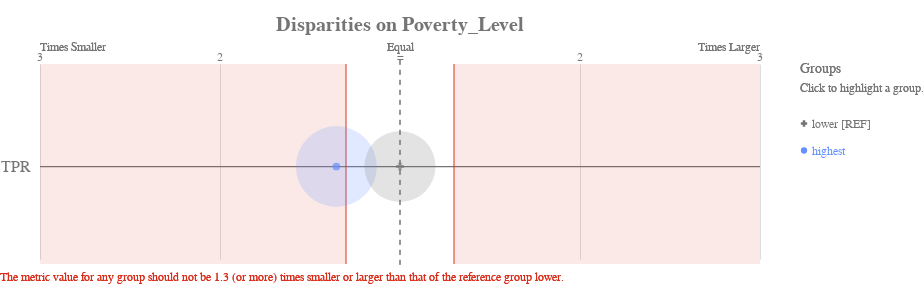

Here is the notebook cell this chart was saved with:
### Code cell
ap.disparity(bdf_2, metrics, 'poverty_level', fairness_threshold = 1.3)

### Figure 1 — Vega-Lite specification as saved in the notebook (floating-point values rounded to 4 significant figures)
{"config": {"view": {"continuousWidth": 400, "continuousHeight": 300, "strokeWidth": 0}, "axisLeft": {"labelColor": "rgb(117,117,117)", "labelFont": "Arial", "labelFontSize": 16}, "title": {"align": "center", "baseline": "middle", "color": "rgb(117,117,117)", "font": "Arial", "fontSize": 20, "fontWeight": "bold"}}, "layer": [{"data": {"name": "data-1f2af75cfead9a3854ee453922b4eaab"}, "mark": {"type": "rule", "stroke": "rgb(117,117,117)", "strokeWidth": 1.25, "tooltip": ""}, "encoding": {"x": {"type": "quantitative", "field": "x", "scale": {"domain": [-2, 2], "range": [40.0, 760.0]}}, "x2": {"field": "x2"}, "y": {"type": "nominal", "axis": {"domain": false, "labelAngle": 0, "labelPadding": -30, "orient": "left", "ticks": false, "title": ""}, "field": "metric", "scale": {"domain": ["TPR"], "range": [30, 225.0]}}}}, {"data": {"name": "data-79dd248bdaa0ea02c535240e8ad022c8"}, "mark": {"type": "rule", "stroke": "rgb(117,117,117)", "strokeDash": [5, 5], "strokeWidth": 1}, "encoding": {"tooltip": {"value": "lower [REF]"}, "x": {"value": 400.0}, "y": {"value": 20.83}, "y2": {"value": 229.2}}}, {"data": {"name": "data-c233327f4cd9b4c2df31bf8015c83e4a"}, "mark": {"type": "text", "align": "center", "color": "rgb(117,117,117)", "font": "Arial", "fontSize": 12, "fontWeight": "normal", "tooltip": ""}, "encoding": {"text": {"type": "nominal", "field": "label"}, "x": {"type": "quantitative", "field": "value", "scale": {"domain": [-2, 2], "range": [40.0, 760.0]}}, "y": {"value": 17.5}}}, {"layer": [{"mark": {"type": "text", "align": "left", "fill": "rgb(117,117,117)", "font": "Arial", "fontSize": 12, "fontWeight": "normal", "tooltip": ""}, "encoding": {"text": {"value": "Times Smaller"}, "x": {"value": 40.0}, "y": {"value": 7.5}}}, {"mark": {"type": "text", "align": "right", "fill": "rgb(117,117,117)", "font": "Arial", "fontSize": 12, "fontWeight": "normal", "tooltip": ""}, "encoding": {"text": {"value": "Times Larger"}, "x": {"value": 760.0}, "y": {"value": 7.5}}}, {"mark": {"type": "text", "align": "center", "fill": "rgb(117,117,117)", "font": "Arial", "fontSize": 12, "fontWeight": "normal", "tooltip": ""}, "encoding": {"text": {"value": "Equal"}, "x": {"value": 400.0}, "y": {"value": 7.5}}}], "data": {"name": "data-79dd248bdaa0ea02c535240e8ad022c8"}}, {"layer": [{"mark": {"type": "rule", "opacity": 0.8, "stroke": "rgb(217, 46, 28)", "strokeWidth": 1.25, "tooltip": ""}, "encoding": {"x": {"type": "quantitative", "field": "min", "scale": {"domain": [-2, 2], "range": [40.0, 760.0]}}, "y": {"value": 25.0}, "y2": {"value": 225.0}}}, {"mark": {"type": "rule", "opacity": 0.8, "stroke": "rgb(217, 46, 28)", "strokeWidth": 1.25, "tooltip": ""}, "encoding": {"x": {"type": "quantitative", "field": "max", "scale": {"domain": [-2, 2], "range": [40.0, 760.0]}}, "y": {"value": 25.0}, "y2": {"value": 225.0}}}, {"layer": [{"mark": {"type": "rect", "fill": "rgb(217, 46, 28)", "opacity": 0.1, "tooltip": ""}, "encoding": {"x": {"type": "quantitative", "field": "min", "scale": {"domain": [-2, 2], "range": [40.0, 760.0]}}, "x2": {"field": "lower_end"}, "y": {"value": 25.0}, "y2": {"value": 225.0}}}, {"mark": {"type": "rect", "fill": "rgb(217, 46, 28)", "opacity": 0.1, "tooltip": ""}, "encoding": {"x": {"type": "quantitative", "field": "max", "scale": {"domain": [-2, 2], "range": [40.0, 760.0]}}, "x2": {"field": "upper_end"}, "y": {"value": 25.0}, "y2": {"value": 225.0}}}]}, {"data": {"name": "data-79dd248bdaa0ea02c535240e8ad022c8"}, "mark": {"type": "text", "align": "left", "baseline": "top", "fill": "rgb(217, 46, 28)", "font": "Arial", "fontSize": 12, "fontWeight": "normal", "tooltip": ""}, "encoding": {"text": {"value": "The metric value for any group should not be 1.3 (or more) times smaller or larger than that of the reference group lower."}, "x": {"value": 0}, "y": {"value": 233.3}}}], "data": {"name": "data-68125cfc4fc9557defd07e8d14c561c8"}}, {"layer": [{"mark": "circle"}, {"data": {"name": "data-8dcda9ae6da0adbe9dd863d215fdbfe9"}, "mark": {"type": "circle", "opacity": 0.2}, "encoding": {"color": {"condition": {"type": "nominal", "field": "attribute_value", "legend": null, "scale": {"domain": ["lower", "highest"], "range": ["rgb(117,117,117)", "rgb(100, 143, 255)", "rgb(254, 97, 0)", "rgb(220, 38, 127)", "rgb(255, 176, 0)", "rgb(120, 94, 240)"]}, "selection": "selector141"}, "value": "rgb(224,224,224)"}, "size": {"type": "quantitative", "field": "group_size", "legend": null, "scale": {"domain": [0, 11970.0], "range": [0, 7854.0]}}, "tooltip": [{"type": "nominal", "field": "attribute_value", "title": "Group"}, {"type": "nominal", "field": "tooltip_group_size", "title": "Group Size"}, {"type": "nominal", "field": "tooltip_disparity_explanation_tpr", "title": "Disparity"}, {"type": "quantitative", "field": "tpr", "format": ".2f", "title": "TPR"}], "x": {"type": "quantitative", "axis": {"domain": false, "labels": false, "ticks": false, "title": null, "values": [1, 2, -2, -1]}, "field": "tpr_disparity_scaled", "scale": {"domain": [-2, 2], "range": [40.0, 760.0]}}, "y": {"type": "nominal", "axis": {"domain": false, "grid": false, "labels": false, "ticks": false, "title": " "}, "field": "metric_variable", "scale": {"domain": ["TPR"], "range": [30, 225.0]}}}, "selection": {"selector143": {"type": "multi", "empty": "all", "fields": ["attribute_value"]}}, "transform": [{"calculate": "'TPR'", "as": "metric_variable"}]}, {"layer": [{"mark": "point"}, {"data": {"name": "data-8dcda9ae6da0adbe9dd863d215fdbfe9"}, "mark": {"type": "point", "filled": true, "size": 60}, "encoding": {"color": {"condition": {"type": "nominal", "field": "attribute_value", "legend": null, "scale": {"domain": ["lower", "highest"], "range": ["rgb(117,117,117)", "rgb(100, 143, 255)", "rgb(254, 97, 0)", "rgb(220, 38, 127)", "rgb(255, 176, 0)", "rgb(120, 94, 240)"]}, "selection": "selector141"}, "value": "rgb(224,224,224)"}, "shape": {"type": "nominal", "field": "attribute_value", "legend": null, "scale": {"domain": ["lower", "highest"], "range": ["cross", "circle"]}}, "tooltip": [{"type": "nominal", "field": "attribute_value", "title": "Group"}, {"type": "nominal", "field": "tooltip_group_size", "title": "Group Size"}, {"type": "nominal", "field": "tooltip_disparity_explanation_tpr", "title": "Disparity"}, {"type": "quantitative", "field": "tpr", "format": ".2f", "title": "TPR"}], "x": {"type": "quantitative", "axis": {"domain": false, "labels": false, "ticks": false, "title": null, "values": [1, 2, -2, -1]}, "field": "tpr_disparity_scaled", "scale": {"domain": [-2, 2], "range": [40.0, 760.0]}}, "y": {"type": "nominal", "axis": {"domain": false, "grid": false, "labels": false, "ticks": false, "title": " "}, "field": "metric_variable", "scale": {"domain": ["TPR"], "range": [30, 225.0]}}}, "selection": {"selector142": {"type": "multi", "empty": "all", "fields": ["attribute_value"]}}, "transform": [{"calculate": "'TPR'", "as": "metric_variable"}]}]}]}, {"layer": [{"mark": {"type": "point", "filled": true, "opacity": 1, "size": 39.48}, "encoding": {"color": {"condition": {"type": "nominal", "field": "attribute_value", "legend": null, "scale": {"domain": ["lower", "highest"], "range": ["rgb(117,117,117)", "rgb(100, 143, 255)", "rgb(254, 97, 0)", "rgb(220, 38, 127)", "rgb(255, 176, 0)", "rgb(120, 94, 240)"]}, "selection": "selector141"}, "value": "rgb(224,224,224)"}, "shape": {"type": "nominal", "field": "attribute_value", "legend": null, "scale": {"domain": ["lower", "highest"], "range": ["cross", "circle"]}}, "x": {"value": 804}, "y": {"type": "nominal", "axis": {"domain": false, "grid": false, "labels": false, "ticks": false, "title": " "}, "field": "attribute_value", "scale": {"domain": ["lower", "highest"], "range": [71, 125]}}}, "selection": {"selector141": {"type": "multi", "empty": "all", "fields": ["attribute_value"]}}}, {"mark": {"type": "text", "align": "left", "baseline": "middle", "font": "Arial", "fontSize": 12, "fontWeight": "normal"}, "encoding": {"color": {"condition": {"type": "nominal", "field": "attribute_value", "legend": null, "scale": {"domain": ["lower", "highest"], "range": ["rgb(117,117,117)", "rgb(100, 143, 255)", "rgb(254, 97, 0)", "rgb(220, 38, 127)", "rgb(255, 176, 0)", "rgb(120, 94, 240)"]}, "selection": "selector141"}, "value": "rgb(224,224,224)"}, "text": {"type": "nominal", "field": "label"}, "x": {"value": 812}, "y": {"type": "nominal", "axis": {"domain": false, "grid": false, "labels": false, "ticks": false, "title": " "}, "field": "attribute_value", "scale": {"domain": ["lower", "highest"], "range": [71, 125]}}}, "selection": {"selector144": {"type": "multi", "empty": "all", "fields": ["attribute_value"]}}}, {"data": {"name": "data-79dd248bdaa0ea02c535240e8ad022c8"}, "mark": {"type": "text", "align": "left", "baseline": "middle", "color": "rgb(117,117,117)", "font": "Arial", "fontSize": 12, "fontWeight": "normal"}, "encoding": {"text": {"value": "Click to highlight a group."}, "x": {"value": 800}, "y": {"value": 49}}}, {"data": {"name": "data-79dd248bdaa0ea02c535240e8ad022c8"}, "mark": {"type": "text", "align": "left", "baseline": "middle", "color": "rgb(117,117,117)", "font": "Arial", "fontSize": 14, "fontWeight": "normal"}, "encoding": {"text": {"value": "Groups"}, "x": {"value": 800}, "y": {"value": 30}}}], "data": {"name": "data-a5ebce136adcce28635ff1807ca7d132"}}], "height": 250, "padding": {"top": 15, "bottom": 10}, "resolve": {"scale": {"size": "independent", "y": "independent"}}, "title": "Disparities on Poverty_Level", "width": 800, "$schema": "https://vega.github.io/schema/vega-lite/v4.8.1.json", "datasets": {"data-1f2af75cfead9a3854ee453922b4eaab": [{"metric": "TPR", "x": -2, "x2": 2}], "data-79dd248bdaa0ea02c535240e8ad022c8": [{"a": 1, "b": 0}, {"a": 1, "b": 0}], "data-c233327f4cd9b4c2df31bf8015c83e4a": [{"value": 1, "label": 2}, {"value": 2, "label": 3}, {"value": -2, "label": 3}, {"value": -1, "label": 2}, {"value": 0, "label": "="}], "data-68125cfc4fc9557defd07e8d14c561c8": [{"min": -0.3, "max": 0.3, "lower_end": -2, "upper_end": 2}], "data-8dcda9ae6da0adbe9dd863d215fdbfe9": [{"attribute_name": "poverty_level", "attribute_value": "highest", "group_size": 9973, "total_entities": 17677, "tpr": 0.08066, "tpr_disparity": 0.7388, "tpr_disparity_scaled": -0.3535, "tooltip_group_size": "9,973 (56.42%)", "tooltip_disparity_explanation_tpr": "1.35 times smaller TPR than the reference group"}, {"attribute_name": "poverty_level", "attribute_value": "lower", "group_size": 7704, "total_entities": 17677, "tpr": 0.1092, "tpr_disparity": 1.0, "tpr_disparity_scaled": 0.0, "tooltip_group_size": "7,704 (43.58%)", "tooltip_disparity_explanation_tpr": "Reference group"}], "data-a5ebce136adcce28635ff1807ca7d132": [{"attribute_value": "lower", "label": "lower [REF]"}, {"attribute_value": "highest", "label": "highest"}]}}
